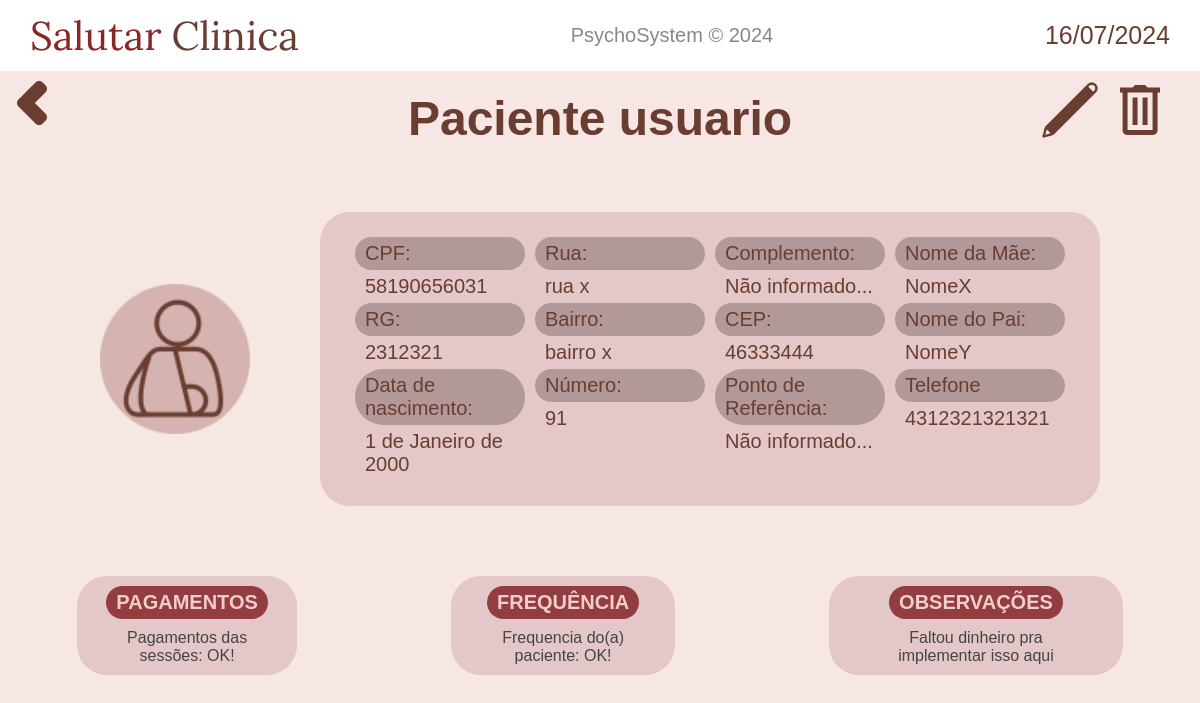
/pacientes/infos/58190656031 (signed in), run on an earlier commit of the app's database.
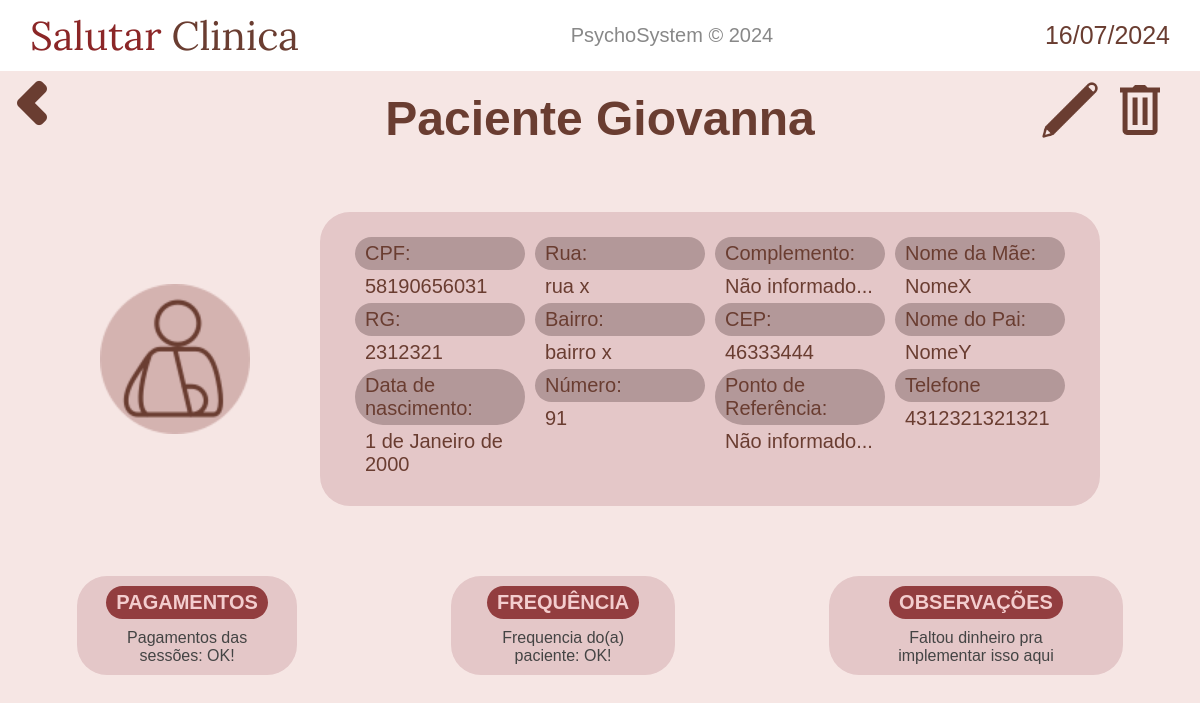
And on a later commit of the database.
### pacientes/models.py (models this page shows)
class Paciente(models.Model):
    nome = models.CharField(max_length=50)
    cpf = models.CharField(max_length=20, primary_key=True)
    rg = models.CharField(max_length=20)
    data_nascimento = models.DateField()
    rua = models.CharField(max_length=50, blank=True)
    bairro = models.CharField(max_length=50, blank=True)
    numero = models.CharField(max_length=5, blank=True)
    complemento = models.TextField(blank=True)
    cep = models.CharField(max_length=20, blank=True)
    ponto_referencia = models.TextField(blank=True)
    nome_mae = models.CharField(max_length=50, blank=True)
    nome_pai = models.CharField(max_length=50, blank=True)
    telefone = models.CharField(max_length=20)

### pacientes/views.py (the view)
# urls.py: path('infos/<int:cpf>', views.infos, name="infos"),
@login_required(login_url='home:login')
def infos(request, cpf):
    paciente = Paciente.objects.get(pk=cpf)
    context_ = {
        'data_atual': data_atual,
        'paciente': paciente,
    }
    return render(request, 'pacientes/infos.html', context_)

### pacientes/templates/pacientes/infos.html
{% extends 'base.html' %}
{% load static %}
{% block content %}
<div style="display: flex;">
    <a href="{% url 'pacientes:display_pacientes' %}" class="return-button"><img src="{% static 'home/imagens/chevron-left.png' %}" alt=""></a>
    <h2 class="welcome-text">Paciente {{paciente.nome }}</h2>
    <a href="{% url 'pacientes:editar_paciente' paciente.cpf %}" style="position: absolute; right: 100px; top:80px;">
        <img src="{% static 'pacientes/imagens/editar-icon.png' %}" height="60" alt="">
    </a>
    <a href="{% url 'pacientes:deletar_paciente' paciente.cpf %}" style="position: absolute; right: 30px; top:80px;">
        <img src="{% static 'pacientes/imagens/excluir-icon.png' %}" height="60" alt="">
    </a>
</div>
<main>
    <div style="display: flex; justify-content: center; align-items: center; width: 100%; margin: 30px 0;">
        <img src="{% static 'home/imagens/paciente-icon.png' %}" alt="" height="150">
        <div class="paciente-infos-container">
            <div class="paciente-infos-subcontainer">
                <h4 class="campos-paciente">CPF: </h4>
                <h4 class="campos-paciente-dado">{{ paciente.cpf }}</h4>
                <h4 class="campos-paciente">RG: </h4>
                <h4 class="campos-paciente-dado">{{ paciente.rg }}</h4>
                <h4 class="campos-paciente">Data de nascimento: </h4>
                <h4 class="campos-paciente-dado">{{ paciente.data_nascimento }}</h4>
            </div>
            <div class="paciente-infos-subcontainer">
                {% if paciente.rua %}
                    <h4 class="campos-paciente">Rua: </h4>
                    <h4 class="campos-paciente-dado">{{ paciente.rua }}</h4>
                {% else  %}
                    <h4 class="campos-paciente">Rua: </h4>
                    <h4 class="campos-paciente-dado">Não informado...</h4>
                {% endif %}
                {% if paciente.bairro %}
                <h4 class="campos-paciente">Bairro: </h4>
                <h4 class="campos-paciente-dado">{{ paciente.bairro }}</h4>
                {% else  %}
                    <h4 class="campos-paciente">Bairro: </h4>
                    <h4 class="campos-paciente-dado">Não informado...</h4>
                {% endif %}
                {% if paciente.numero %}
                <h4 class="campos-paciente">Número: </h4>
                <h4 class="campos-paciente-dado">{{ paciente.numero }}</h4>
                {% else  %}
                    <h4 class="campos-paciente">Número: </h4>
                    <h4 class="campos-paciente-dado">Não informado...</h4>
                {% endif %}
            </div>
            <div class="paciente-infos-subcontainer">
                {% if paciente.complemento %}
                    <h4 class="campos-paciente">Complemento: </h4>
                    <h4 class="campos-paciente-dado">{{ paciente.complemento }}</h4>
                {% else  %}
                    <h4 class="campos-paciente">Complemento: </h4>
                    <h4 class="campos-paciente-dado">Não informado...</h4>
                {% endif %}
                {% if paciente.cep %}
                <h4 class="campos-paciente">CEP: </h4>
                <h4 class="campos-paciente-dado">{{ paciente.cep }}</h4>
                {% else  %}
                    <h4 class="campos-paciente">CEP: </h4>
                    <h4 class="campos-paciente-dado">Não informado...</h4>
                {% endif %}
                {% if paciente.ponto_referencia %}
                    <h4 class="campos-paciente">Ponto de Referência: </h4>
                    <h4 class="campos-paciente-dado">{{ paciente.ponto_referencia }}</h4>
                {% else  %}
                    <h4 class="campos-paciente">Ponto de Referência: </h4>
                    <h4 class="campos-paciente-dado">Não informado...</h4>
                {% endif %}
            </div>
            <div class="paciente-infos-subcontainer">
                {% if paciente.nome_mae %}
                    <h4 class="campos-paciente">Nome da Mãe: </h4>
                    <h4 class="campos-paciente-dado">{{ paciente.nome_mae }}</h4>
                {% else  %}
                    <h4 class="campos-paciente">Nome da Mãe: </h4>
                    <h4 class="campos-paciente-dado">Não informado...</h4>
                {% endif %}
                {% if paciente.nome_pai %}
                    <h4 class="campos-paciente">Nome do Pai: </h4>
                    <h4 class="campos-paciente-dado">{{ paciente.nome_pai }}</h4>
                {% else  %}
                    <h4 class="campos-paciente">Nome do Pai: </h4>
                    <h4 class="campos-paciente-dado">Não informado...</h4>
                {% endif %}
                <h4 class="campos-paciente">Telefone</h4>
                <h4 class="campos-paciente-dado">{{ paciente.telefone }}</h4>
            </div>
        </div>
    </div>
</main>
<div style="display: flex; justify-content: space-around; width: 100%; margin-top: 40px;">
    <div class="demais-infos">
        <h4 class="demais-infos-titulo">PAGAMENTOS</h4>
        <p class="demais-infos-texto">Pagamentos das sessões: OK!</p>
    </div>
    <div class="demais-infos">
        <h4 class="demais-infos-titulo">FREQUÊNCIA</h4>
        <p class="demais-infos-texto">Frequencia do(a) paciente: OK!</p>
    </div>
    <div class="demais-infos">
        <h4 class="demais-infos-titulo">OBSERVAÇÕES</h4>
        <p class="demais-infos-texto">Faltou dinheiro pra implementar isso aqui</p>
    </div>
</div>
{% endblock content %}

### base/base.html (shortened to what this page needs)
{% load static %}
<!DOCTYPE html>
<html lang="en">
<head>
    <link rel="stylesheet" href="{% static 'home/css/navbar.css' %}">
    <link rel="stylesheet" href="{% static 'home/css/styles.css' %}">
    <link rel="stylesheet" href="{% static 'pacientes/css/styles.css' %}">
</head>
<body>
    {% include 'partials/navbar.html' %}
    {% block content %}{% endblock content %}
</body>
</html>

### base/partials/navbar.html
{% load static %}
<nav class="nav-bar">
    <a href="{% url 'home:home' %}">
        <h1 style="font-family: 'Lora'; font-weight: 400; display: flex; color: #8b2627; font-size: 40px;">Salutar <p style="font-family: 'Lora'; color: #6a3d31; margin-left: 10px;">Clinica</p></h1>
    </a>
    <h2 class="titulo-central">PsychoSystem &copy; 2024</h2>
    <h4 class="data-atual">{{data_atual}}</h4>
</nav>

### static/home/css/navbar.css (style rules this page uses)
.titulo-central { color: #888; font-weight: 400; font-family: sans-serif; font-size: 20px; }
.data-atual { color: #6a3d31; font-size: 25px; font-weight: 500; font-family: sans-serif; }
.nav-bar { display: flex; justify-content: space-between; align-items: center; padding: 10px 30px; background-color: #fff; }

### static/home/css/styles.css (style rules this page uses)
* { margin: 0; padding: 0; }
body { background-color: #f6e6e4;; }
main { display: flex; margin-top: 3%; }
a { text-decoration: none; color: #6a3d31; }
.return-button { background-color: #ffffff00; border: none; cursor: pointer; position: absolute; }
.welcome-text { font-family: sans-serif; font-weight: bold; font-size: 3rem; color: #6a3d31; margin: 0 auto; margin-top: 20px; }

### static/pacientes/css/styles.css (style rules this page uses)
.paciente-infos-container { background-color: #e4c7c8; margin-left: 70px; padding: 20px 30px; border-radius: 30px; width: 60%; display: flex; }
.paciente-infos-subcontainer { width: 30%; padding: 5px; display: flex; flex-direction: column; }
.campos-paciente { display: inline; background-color: #b39899; color: #6a3d31; padding: 5px 0 5px 10px; border-radius: 30px; font-size: 20px; font-family: sans-serif; font-weight: 500; }
.campos-paciente-dado { display: inline; color: #6a3d31; padding: 5px 10px; border-radius: 30px; font-size: 20px; font-family: sans-serif; font-weight: 500; }
.demais-infos { background-color: #e4c7c8; text-align: center; border-radius: 30px; }
.demais-infos-titulo { display: inline-block; background-color: #923d3f; font-family: sans-serif; margin-top: 10px; font-size: 20px; color: #f3cdce; padding: 5px 10px; border-radius: 30px; }
.demais-infos-texto { width: 70%; margin: 10px auto; font-family: sans-serif; color: #444; }

What changed in the data, as far as the page shows it:
changed Paciente "rua x": nome "usuario" → "Giovanna"
